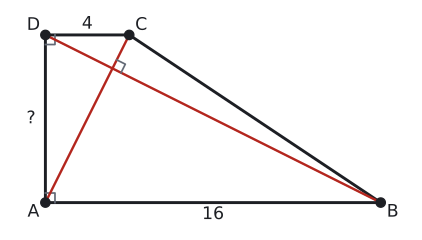

Source code (Python):
import sys; sys.path.insert(0, "tools")
from cizim import *

P = lambda x, y: np.array([float(x), float(y)])
uz = lambda U, V: round(float(np.linalg.norm(U - V)), 4)
def acisi(K, U, V):
    u, v = U - K, V - K
    return round(float(np.degrees(np.arccos(np.dot(u, v) / np.linalg.norm(u) / np.linalg.norm(v)))), 3)
def kesis(p, u, q, v):
    t = np.linalg.solve(np.array([u, -v]).T, q - p); return p + t[0] * u
def birim(U, V):
    t = (V - U) / np.linalg.norm(V - U); return t, np.array([-t[1], t[0]])
def paralel_isareti(U, V, f=0.5):
    M = U + f * (V - U); t, _ = birim(U, V)
    ax.annotate("", xy=M + 0.3 * S * t, xytext=M - 0.3 * S * t, arrowprops=dict(arrowstyle="-|>", color=SOLUK, lw=1.4, mutation_scale=14))
def cetik(U, V, n=1, renk=SOLUK, f=0.5):
    M = U + f * (V - U); t, m = birim(U, V)
    for i in range(n):
        c = M + (i - (n - 1) / 2) * 0.2 * S * t
        ax.plot(*zip(c - 0.22 * S * m, c + 0.22 * S * m), color=renk, lw=1.5)
def olcu(U, V, metin, d=0.5, renk=YAZI, fs=13):
    """[UV] ortasına, U->V yönünün soluna d*S uzağa yazı (d < 0: sağına)."""
    M = (U + V) / 2; _, m = birim(U, V)
    ax.text(*(M + d * S * m), metin, ha="center", va="center", color=renk, fontsize=fs)
def dik_isareti(K, U, V, r=0.4):
    a_ = (U - K) / np.linalg.norm(U - K) * r * S; b_ = (V - K) / np.linalg.norm(V - K) * r * S
    ax.plot(*zip(K + a_, K + a_ + b_, K + b_), color=SOLUK, lw=1.3)
def harf(Q, metin, dx, dy, renk=YAZI, fs=13):
    ax.text(Q[0] + dx * S, Q[1] + dy * S, metin, ha="center", va="center", color=renk, fontsize=fs)
def cizgi(U, V, renk=YAZI, lw=2.2, ls="-"):
    ax.plot(*zip(U, V), color=renk, lw=lw, ls=ls)
def basla(xmin, xmax, ymin, ymax, en=5.5):
    global fig, ax
    fig, ax = sekil(en, en * (ymax - ymin) / (xmax - xmin))
    ax.set_aspect("equal"); ax.axis("off"); ax.set_xlim(xmin, xmax); ax.set_ylim(ymin, ymax)
def yamuk(A, B, C, D, dolgu=None):
    if dolgu: ax.add_patch(patches.Polygon([A, B, C, D], closed=True, facecolor=dolgu, edgecolor="none"))
    ax.plot(*zip(A, B, C, D, A), color=YAZI)
    for Q in (A, B, C, D): nokta(ax, *Q, "")
def koseler(A, B, C, D):
    harf(A, "A", -0.5, -0.4); harf(B, "B", 0.5, -0.4); harf(C, "C", 0.5, 0.4); harf(D, "D", -0.5, 0.4)

# Kendini dene 3: dik yamuk, köşegenler dik: |AB| = 16, |DC| = 4 -> |AD| = 8.
A, B, C, D = P(0, 0), P(16, 0), P(4, 8), P(0, 8)
O = kesis(A, C - A, B, D - B)
S = 16 / 14
print("AOB", acisi(O, A, B))
basla(-1.8, 17.6, -1.4, 9.3)
yamuk(A, B, C, D); koseler(A, B, C, D)
dik_isareti(A, B, D); dik_isareti(D, A, C)
cizgi(A, C, KIRMIZI, 1.8); cizgi(B, D, KIRMIZI, 1.8); dik_isareti(O, C, B, 0.4)
olcu(A, D, "?", 0.6); olcu(D, C, "4", 0.45); olcu(A, B, "16", -0.5)
kaydet(fig, __file__)
